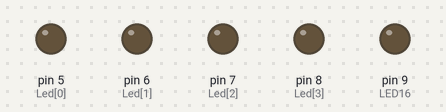
This sketch was run on a simulated Arduino Uno, built with avr-gcc and run on an emulated ATmega328P. Parts: output pins drawn as LEDs (lit = HIGH).

Above: at 0.2 s.
At 1.2 s:
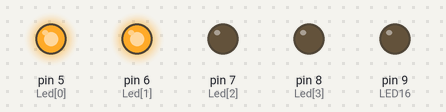
At 1.7 s:
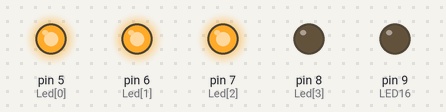
At 2.2 s:
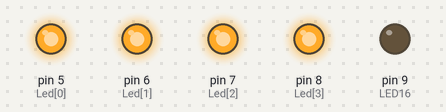
At 3.2 s:
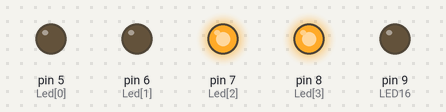
At 4.7 s:
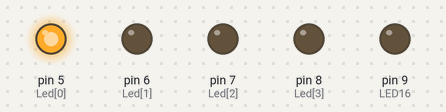
Timing chart, 0 to 5.2 s (numbered marks = the images above):
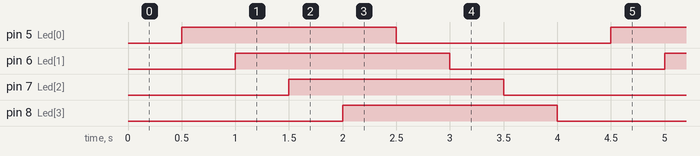

Measured:
- by itself, pin 5 (Led[0]), pin 6 (Led[1]), pin 7 (Led[2]), pin 8 (Led[3]): alternates HIGH for 2.0 s and LOW for 2.0 s
- by itself, everything shown: repeats every 4.0 s, in 8 steps

The sketch:

hw1-2_4_2.ino
```cpp
#include <MsTimer2.h>
#define LED16 9

int Led[4] = {5, 6, 7, 8};

void LedControl() {
  static int counter = 0;
  static byte output = HIGH;
   // LED ON/OFF 수행
   digitalWrite(Led[counter++], output);
   if(counter == 0) {
    digitalWrite(LED16,HIGH);
  }
  else if(counter == 2){
    digitalWrite(LED16,LOW);
  }
  if (counter > 3) {
    counter = 0;
    output = !output;
  }

}

void setup() {
  int i;
  for (i=0; i<4; i++){
    pinMode(Led[i], OUTPUT);
  }
  pinMode(LED16,OUTPUT);
  MsTimer2::set(500, LedControl);
  MsTimer2::start();
}

void loop() {
}
```
